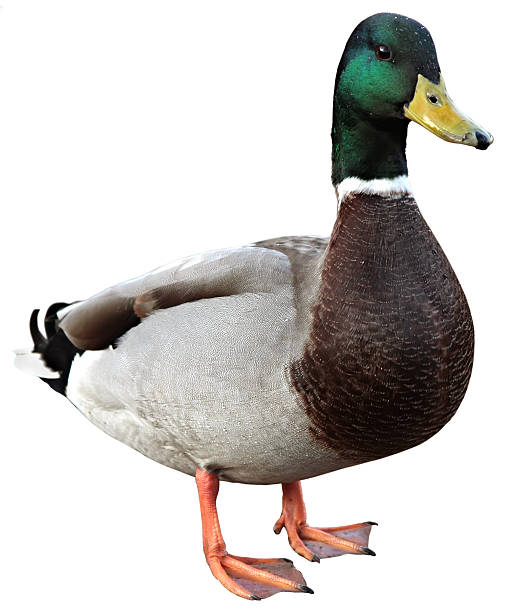
%> input picture LAB05/LAB05/EdgeDetection.jpg, 530 x 612 px, given in place of EdgeDetection.jpeg, which was not available
$ octave EdgeDetection.m   (GNU Octave 9; MATLAB toolbox functions it lacks are replaced by stand-ins)
%> lines starting %> are read from the running program, lines starting %| are printed output that depends on the picture; in (x1, y1, x2, y2) boxes, pixels count from 0 and x2, y2 are one past the last pixel; in counts of white or black regions, pixels touching at a corner belong together; the program's own positions count from 1; pictures that were not available may be replaced by others from this repository, and a replacement may not be noted
% Read the input image
img = imread('C:\Users\CSELAB-2\Desktop\LAB05\EdgeDetection.jpeg');
%> img is the input picture: size 612x530x3 uint8; mean R, G, B 206.9, 203.5, 200.9
gray_img = rgb2gray(img);  % Convert to grayscale if it's an RGB image
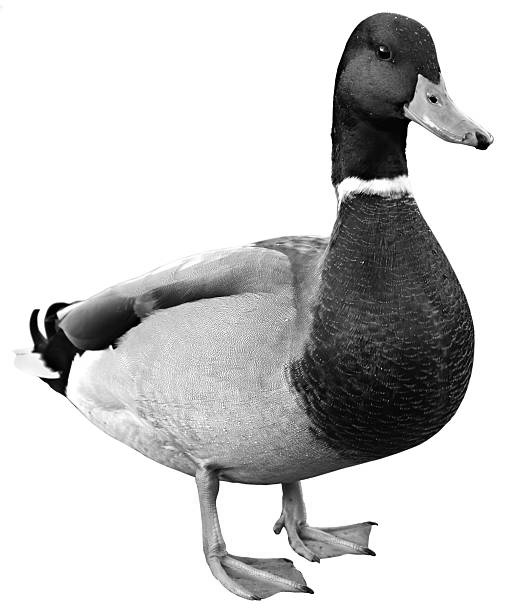
%> gray_img: size 612x530 uint8; min 0, max 255, mean 204.3

% Prewitt operator
prewitt_edges = edge(gray_img, 'Prewitt');
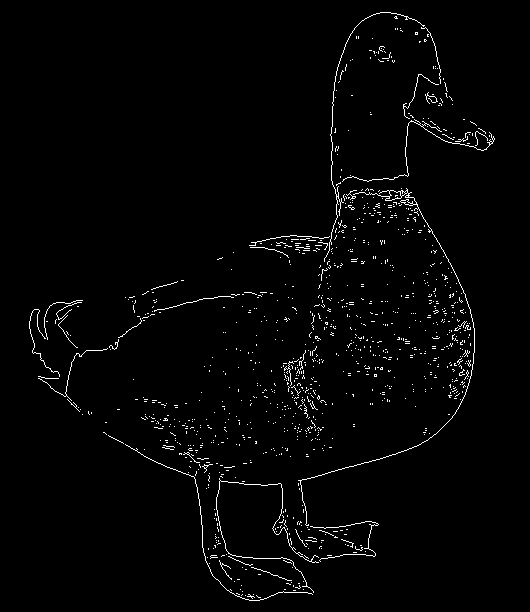
%> prewitt_edges: size 612x530 logical; 1.9% white in thin lines or dots, all inside (x1, y1, x2, y2) = (29, 12, 495, 601)

% Roberts operator
roberts_edges = edge(gray_img, 'Roberts');
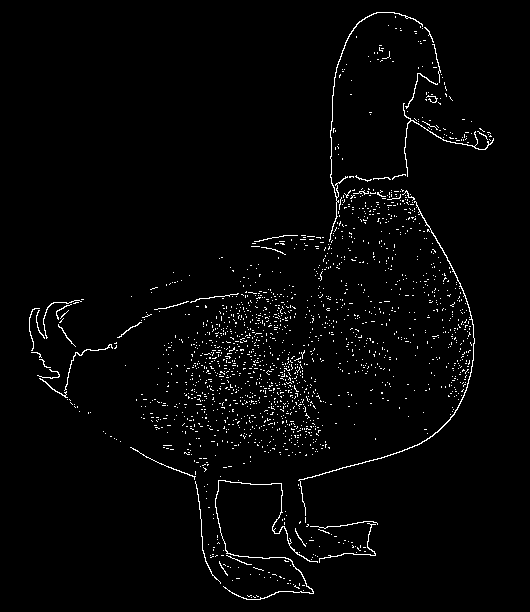
%> roberts_edges: size 612x530 logical; 2.2% white in thin lines or dots, all inside (x1, y1, x2, y2) = (29, 12, 494, 600)

% Sobel operator
sobel_edges = edge(gray_img, 'Sobel');
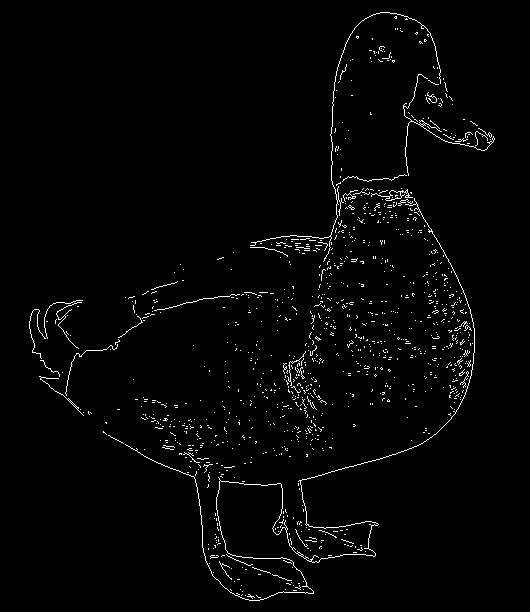
%> sobel_edges: size 612x530 logical; 2% white in thin lines or dots, all inside (x1, y1, x2, y2) = (29, 12, 495, 601)

% Isotropic operator (Approximation using Canny operator for isotropic behavior)
isotropic_edges = edge(gray_img, 'Canny');
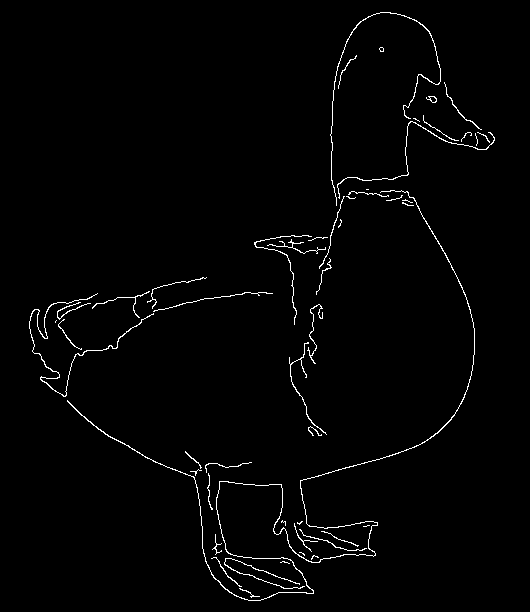
%> isotropic_edges: size 612x530 logical; 1.6% white in thin lines or dots, all inside (x1, y1, x2, y2) = (29, 12, 495, 601)

% Displaying results
figure;
subplot(2,2,1), imshow(prewitt_edges), title('Prewitt Edge Detection');
subplot(2,2,2), imshow(roberts_edges), title('Roberts Edge Detection');
subplot(2,2,3), imshow(sobel_edges), title('Sobel Edge Detection');
subplot(2,2,4), imshow(isotropic_edges), title('Isotropic (Canny) Edge Detection');
